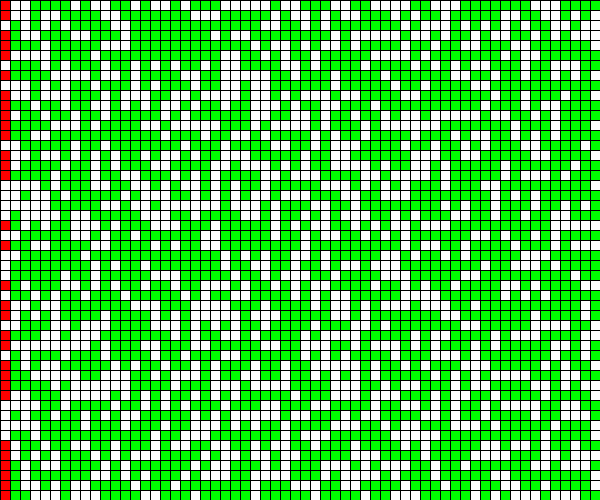
Frame 1 (no input)
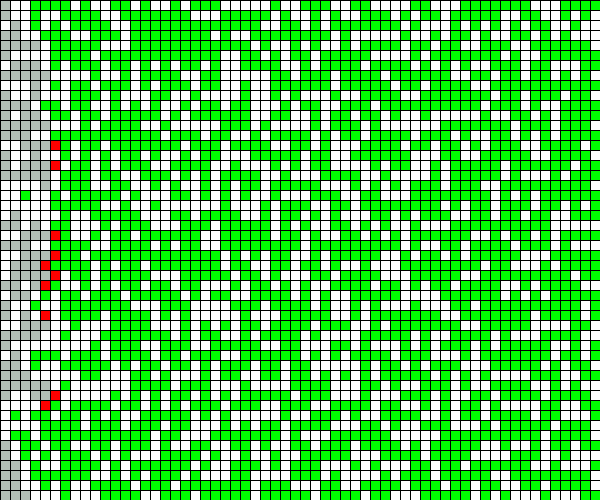
Frame 60 (the mouse pressed at the canvas centre just before this capture)
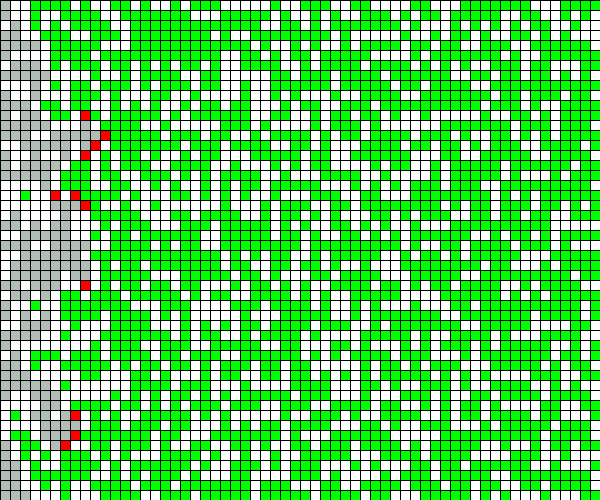
Frame 120 (the mouse held since frame 60 and released just before this capture)

The Processing sketch that drew these frames (run headless with seeded random() and noise(); from frame 60 on, the mouse is pressed at the canvas centre):

// Processing sketch: TreeBurning
// ── TreeBurning.pde
/**IMPORTANT:
   *Please read through the logic of this sketch before you try to modify anything.
   *Please answer ALL questions in the source code BEFORE writing any code.
   */
  BurnTrees treeSim;
  int ROWS;
  int COLS;
  double DENSITY;
  int SQUARESIZE;

  void setup() {
    size(600, 500);
    ROWS = 50;
    COLS = 60;
    /**question 1 *********************************
     *At this point you have initialized width, height,ROWS,COLS. You can change these values
     *to alter the screen size, but you cannot just change one value!
     *What must be true about the ratio of these values in order for this simulation to display squares?
     *ANSWER HERE:
     The ratio of these values, from the width to columns and the height to rows is always equal. 
     In this example, the width is 600 and the COLS is 60, while the height is 500 and the ROWS is 50.
     Both of these comparisons exhibit a ratio of 10/1, or 10.
     This would enable the simulation to show squares, as each square is 10 units long and 10 units wide.
     */

    DENSITY = .61;
    treeSim = new BurnTrees(ROWS, COLS, DENSITY);
    /**question 2 *********************************
     *Given that you can change the size() and the number of ROWS and COLS,
     *How do you calculate the SQUARESIZE (size of each square you draw) using an expression?
     *ANSWER : replace squareSize = 8; with the correct square size.
     * DO NOT just write a number, it must work when you change the size() command or the ROWS and COLS
     The square size can be calculated using the built in variables height and width which show the height/width of the screen.
     */
    SQUARESIZE = height/ROWS;//side length

  }

  /*DO NOT UPDATE THIS METHOD*/
  void draw() {
    background(0);
    //frameCount tells you how many times the draw method was called.
    if (frameCount % 10 == 0) {
      treeSim.tick();
      //println("Testing code:"+ frameCount);
    }
    /**question 3 *********************************
     *How is the behavior going to change if you only call tick() when the frameCount % 10 == 0?
     *Why do we do this?
     *hint:  If you cannot figure this out analytically, experiment to test
     *       the difference by changing the code.
     *ANSWER HERE:
     The behavior changes when you call tick when the frameCount%10 == 0 because it is the speed of the code.
     Every tenth time the function draw() is called, the simulation advances one tick.
     If we increase the mod number, then the simulation will run slower, while if we decrease the mod number, the simulation will run faster.
     */

    String[]lines = treeSim.toString().split("\n");

    //Convert the 2D array into a grid of RED/GREEN/WHITE/GREY Squares.
    stringToSquares(lines);

    //Output the resulting time and dimensions of the simulation
    if (treeSim.done()) {
      fill(0);
      textSize(20);
      text("Simulation of "+COLS+" by "+ROWS+" board lasted "+treeSim.getTicks()+" ticks.", 20, 20);
    }
  }

  /**
   *Clicking the mouse will reset the simulation by re-constructing the treeSim variable.
   */
  void mouseClicked() {
    /**question 4 *********************************
     *We can easily reset the simulation by clicking the mouse.
     *Please use the same values that it was initialized with in the setup.
     * ANSWER: UPDATE THE NEXT LINE
     */
    treeSim = new BurnTrees(ROWS, COLS, DENSITY);
    
  }


  /** question 5 *********************************
   *Write the method that will take an array of the different lines of the board string,
   *and draw ROWSxCOLS colored squares on the screen
   *@param lines: an array of the lines of the toString method that has ROWS strings, each having a length of COLS
   *              e.g. [ "@ @@","@@@ "," @ @"] for a ROWS=3, COLS=4 board.
   *ANSWER: Complete this method.
   */
            
  void stringToSquares(String[]lines) {
    for (int i = 0; i < COLS; i++){
      for (int j = 0; j < ROWS; j++){
        if (lines[j].charAt(i) == 'w'){
          fill(255, 0, 0);
        } else if(lines[j].charAt(i) == '@'){
          fill(0, 255, 0);
        } else if (lines[j].charAt(i) == ' '){
          fill(255, 255, 255);
        } else {
          fill(178, 190, 181);
        }
        rect(i*SQUARESIZE, j*SQUARESIZE, SQUARESIZE, SQUARESIZE);
      }
    }
    /**Complete this method.
     *1. Break up your screen by drawing ROWSxCOLS rectangles of the same color.
     *2. Decide how to fill them in using the String[] parameter
     *   Colors: Fire = RED, Tree = GREEN, SPACE = WHITE, ASH = GREY
     */

  }


  /***THIS IS YOUR PRIOR LAB (only a subset of methods)***/

  import java.util.*;
  public class BurnTrees {
    private int[][]map;
    private int ticks;
    private static final int TREE = 2;
    private static final int FIRE = 1;
    private static final int ASH = 3;
    private static final int SPACE = 0;
    private ArrayDeque<Integer>frontier;


    /**Determine if the simulation is still burning
     *@return false if any fires are still burning, true otherwise
     */
    public boolean done() {
      return frontier.size() == 0;
    }


    public void spread(int row, int col) {
      map[row][col]=ASH;

      if (row > 0) {
        if (map[row-1][col]==TREE) {
          map[row-1][col]=FIRE;
          frontier.add(row-1);
          frontier.add(col);
        }
      }
      if (row < map.length-1) {
        if (map[row+1][col]==TREE) {
          map[row+1][col]=FIRE;
          frontier.add(row+1);
          frontier.add(col);
        }
      }
      if (col > 0) {
        if (map[row][col-1]==TREE) {
          map[row][col-1]=FIRE;
          frontier.add(row);
          frontier.add(col-1);
        }
      }
      if (col < map[0].length-1) {
        if (map[row][col+1]==TREE) {
          map[row][col+1]=FIRE;
          frontier.add(row);
          frontier.add(col+1);
        }
      }
    }

    /**This is the core of the simulation. All of the logic for advancing to the next round goes here.
     *All existing fires spread new fires, and turn to ash
     *new fires should remain fire, and not spread.
     */
    public void tick() {
      if (!done()) { //THIS IS THE ONLY MODIFICATION TO THE LAB
        ticks++;
        int fires = frontier.size();
        while (fires > 0) {
          int r = frontier.remove();
          int c = frontier.remove();
          spread(r, c);
          fires-=2;
        }
      }
    }

    /**Initialize the simulation.
     *If you add more instance variables you can add more here,
     *otherwise it is complete
     */
    public BurnTrees(int rows, int cols, double density) {
      frontier = new ArrayDeque<Integer>();
      map = new int[rows][cols];
      for (int r=0; r<map.length; r++ ) {
        for (int c=0; c < map[r].length; c++ ) {
          if (Math.random() < density) {
            map[r][c]=TREE;
          }
        }
      }
      start();//set the left column on fire.
    }

    public void start() {
      for (int i = 0; i < map.length; i++) {
        if (map[i][0]==TREE) {
          map[i][0]=FIRE;
          frontier.add(i);
          frontier.add(0);
        }
      }
    }

    public int getTicks() {
      return ticks;
    }

    public String toString() {
      StringBuilder builder = new StringBuilder();
      for (int i = 0; i < map.length; i++) {
        for (int c = 0; c < map[i].length; c++) {
          if (map[i][c]==SPACE)
            builder.append(" ");
          else if (map[i][c]==TREE)
            builder.append("@");
          else if (map[i][c]==FIRE)
            builder.append("w");
          else if (map[i][c]==ASH)
            builder.append(".");
        }
        builder.append("\n");
      }
      return builder.toString();
    }
  }
